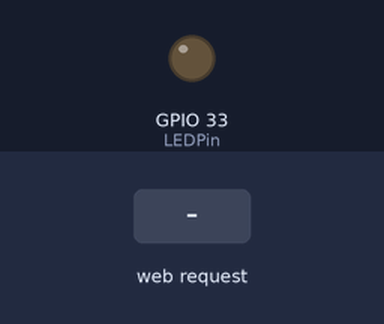
A sketch run on a simulated ESP32. Shown: output pins drawn as LEDs (lit = HIGH). Dashed ring = blinking. Inputs (shaded band) come from the test bench. WiFi joins after 1.5 s; servers stay silent unless stated; what the sketch prints to the serial monitor is not drawn.

Above: at 3.7 s.
3.8 s: HTTP request GET /2blinks received
5.3 s: HTTP request GET /500ms received
6.8 s: HTTP request GET /startBlinking received
At 7.1 s:
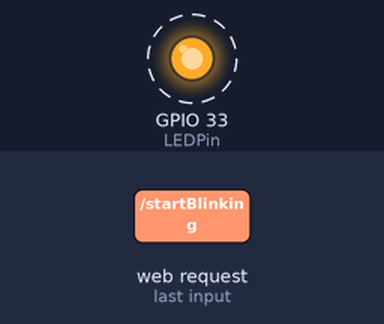
Timing chart, 0 to 9.8 s (numbered marks = the images above; inputs shaded):
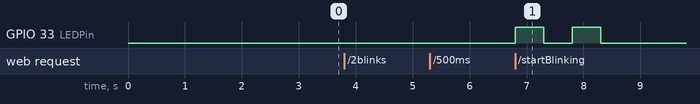

Measured:
- after the input at 3.8 s, every drawn part: stays the same
- after the input at 5.3 s, every drawn part: stays the same
- after the input at 6.8 s, GPIO 33 (LEDPin): alternates HIGH for 0.50 s and LOW for 0.50 s, 4 changes in all, then stays LOW, starting at once

The sketch:

Lab08.ino
```cpp
#include <WiFi.h>
#include <WebServer.h>


// Replace with your network credentials
const char* ssid     = "Me";
const char* password = "12345678";

WebServer server(80);   //instantiate server at port 80 (http port)

//String page = "";
int LEDPin = 33;
int numOfBlinks = 0;
int delayMS = 0;

//create web page
String getpage()
{
  String page = "<h1>Simple NodeMCU Web Server</h1>";

  page += "Choose Number of Blinks: ";
  page += "<select onChange='window.location.href=this.value'>";
  page += "  <option value= ''> </option>";
  page += "  <option value= '2blinks\'>2</option>";
  page += "  <option value= '4blinks\'>4</option>";
  page += "  <option value= '6blinks\'>6</option>";
  page += "  <option value= '8blinks\'>8</option>";
  page += "</select>";

  page += "<br><br>";

  page += "Select delay in Ms: ";
  page += "<select onChange='window.location.href=this.value'>";
  page += "  <option value= ''> </option>";
  page += "    <option value='500ms\'>500</option>";
  page += "    <option value='1000ms\'>1000</option>";
  page += "    <option value='1500ms\'>1500</option>";
  page += "    <option value='2000ms\'>2000</option>";
  page += "</select>";
  page += "<br><br>";


  page += "<form action='\startBlinking'>";
  page += "<button type='submit'>Submit</button>";
  page += "</form>";


  return page;

}


void setup(void){

  //make the LED pin output and initially turned off
  pinMode(LEDPin, OUTPUT);
  digitalWrite(LEDPin, LOW);

  delay(1000);
  Serial.begin(9600);
  WiFi.begin(ssid, password); //begin WiFi connection
  Serial.println("");

  // Wait for connection
  while (WiFi.status() != WL_CONNECTED) {
    delay(500);
    Serial.print(".");
  }
  Serial.println("");
  Serial.print("Connected to ");
  Serial.println(ssid);
  Serial.print("IP address: ");
  Serial.println(WiFi.localIP());

  server.on("/",handle_Root);
  server.on("/2blinks",handle_2blinks);
  server.on("/4blinks",handle_4blinks);
  server.on("/6blinks",handle_6blinks);
  server.on("/8blinks",handle_8blinks);

  server.on("/500ms",handle_500msDelay);
  server.on("/1000ms",handle_1000msDelay);
  server.on("/1500ms",handle_1500msDelay);
  server.on("/2000ms",handle_2000msDelay);

  server.on("/startBlinking",handle_startBlinking);


  server.begin();
  Serial.println("Web server started!");

}

void loop(void){
  server.handleClient();
}

void handle_Root()
{
  server.send(200, "text/html", getpage());
}

void handle_startBlinking()
{
  server.send(200, "text/html", getpage());

  Serial.print("Blinking LED ");
  Serial.print(numOfBlinks);
  Serial.print(" Times with ");
  Serial.print(delayMS);
  Serial.println(" Ms delay");

  for(int i = 1; i <= numOfBlinks; i++){
    digitalWrite(LEDPin,HIGH);
    delay(delayMS);
    digitalWrite(LEDPin,LOW);
    delay(delayMS);
  }

  delay(1000);

}


void handle_2blinks()
{
  server.send(200, "text/html", getpage());
  Serial.println("2blinks");
  numOfBlinks = 2;
  delay(1000);
}

void handle_4blinks()
{
  server.send(200, "text/html", getpage());
  Serial.println("4blinks");
  numOfBlinks = 4;
  delay(1000);
}

void handle_6blinks()
{
  server.send(200, "text/html", getpage());
  Serial.println("6blinks");
  numOfBlinks = 6;
  delay(1000);
}
void handle_8blinks()
{
  server.send(200, "text/html", getpage());
  Serial.println("8blinks");
  numOfBlinks = 8;
  delay(1000);
}

void handle_500msDelay()
{
  server.send(200, "text/html", getpage());
  Serial.println("500ms delay");
  delayMS = 500;
  delay(1000);
}


void handle_1000msDelay()
{
  server.send(200, "text/html", getpage());
  Serial.println("1000ms delay");
  delayMS = 1000;
  delay(1000);
}


void handle_1500msDelay()
{
  server.send(200, "text/html", getpage());
  Serial.println("1500ms delay");
  delayMS = 1500;
  delay(1000);
}


void handle_2000msDelay()
{
  server.send(200, "text/html", getpage());
  Serial.println("2000ms delay");
  delayMS = 2000;
  delay(1000);
}
```
